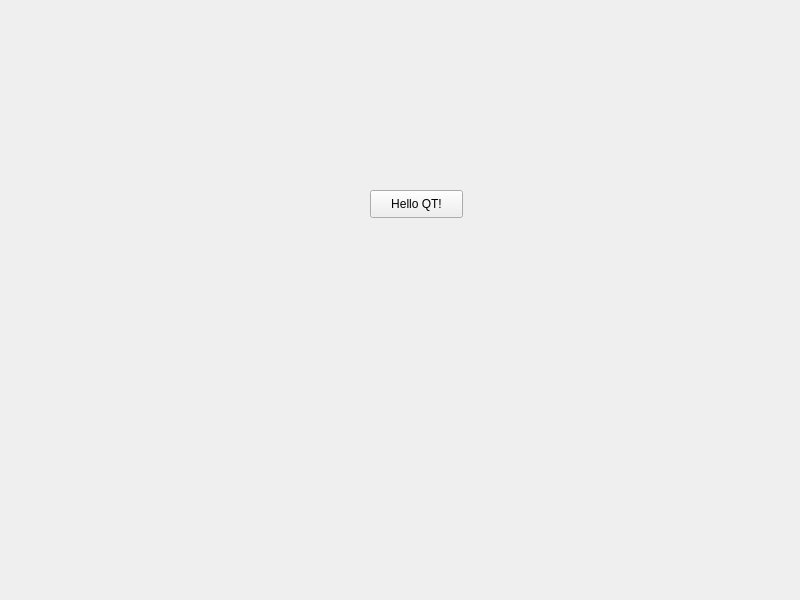
<?xml version="1.0" encoding="UTF-8"?>
<ui version="4.0">
 <class>Widget</class>
 <widget class="QWidget" name="Widget">
  <property name="geometry">
   <rect>
    <x>0</x>
    <y>0</y>
    <width>800</width>
    <height>600</height>
   </rect>
  </property>
  <property name="windowTitle">
   <string>Widget</string>
  </property>
  <widget class="QPushButton" name="pushButton">
   <property name="geometry">
    <rect>
     <x>370</x>
     <y>190</y>
     <width>93</width>
     <height>28</height>
    </rect>
   </property>
   <property name="text">
    <string>Hello QT!</string>
   </property>
  </widget>
 </widget>
 <resources/>
 <connections/>
</ui>
